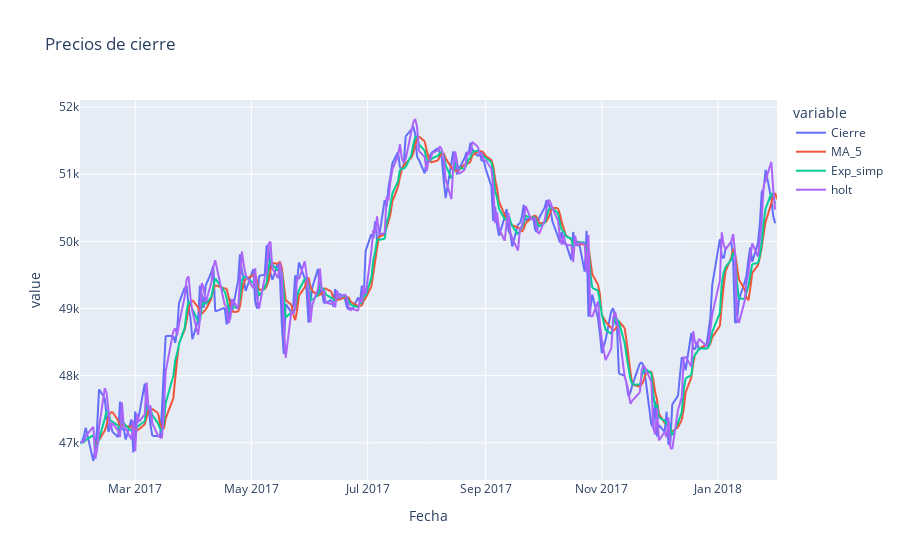

Notebook cell for this chart:
### Code cell
fig = px.line(cierre, x = "Fecha", y = ["Cierre",'MA_5', 'Exp_simp', 'holt'], title = 'Precios de cierre')
fig.show()

### Figure 1 — Plotly figure (JSON) as saved in the notebook; plotly's stock layout.template omitted (floating-point values rounded to 4 significant figures; data arrays with more than 128 entries replaced by an {"elided": "..."} marker saying what was removed)
{"data": [{"hovertemplate": "variable=Cierre<br>Fecha=%{x}<br>value=%{y}<extra></extra>", "legendgroup": "Cierre", "line": {"color": "#636efa", "dash": "solid"}, "marker": {"symbol": "circle"}, "mode": "lines", "name": "Cierre", "showlegend": true, "type": "scattergl", "x": {"elided": "253 str values"}, "xaxis": "x", "y": {"elided": "253 float values"}, "yaxis": "y"}, {"hovertemplate": "variable=MA_5<br>Fecha=%{x}<br>value=%{y}<extra></extra>", "legendgroup": "MA_5", "line": {"color": "#EF553B", "dash": "solid"}, "marker": {"symbol": "circle"}, "mode": "lines", "name": "MA_5", "showlegend": true, "type": "scattergl", "x": {"elided": "253 str values"}, "xaxis": "x", "y": {"elided": "253 float values"}, "yaxis": "y"}, {"hovertemplate": "variable=Exp_simp<br>Fecha=%{x}<br>value=%{y}<extra></extra>", "legendgroup": "Exp_simp", "line": {"color": "#00cc96", "dash": "solid"}, "marker": {"symbol": "circle"}, "mode": "lines", "name": "Exp_simp", "showlegend": true, "type": "scattergl", "x": {"elided": "253 str values"}, "xaxis": "x", "y": {"elided": "253 float values"}, "yaxis": "y"}, {"hovertemplate": "variable=holt<br>Fecha=%{x}<br>value=%{y}<extra></extra>", "legendgroup": "holt", "line": {"color": "#ab63fa", "dash": "solid"}, "marker": {"symbol": "circle"}, "mode": "lines", "name": "holt", "showlegend": true, "type": "scattergl", "x": {"elided": "253 str values"}, "xaxis": "x", "y": {"elided": "253 float values"}, "yaxis": "y"}], "layout": {"legend": {"title": {"text": "variable"}, "tracegroupgap": 0}, "title": {"text": "Precios de cierre"}, "xaxis": {"anchor": "y", "domain": [0, 1], "title": {"text": "Fecha"}}, "yaxis": {"anchor": "x", "domain": [0, 1], "title": {"text": "value"}}}}
